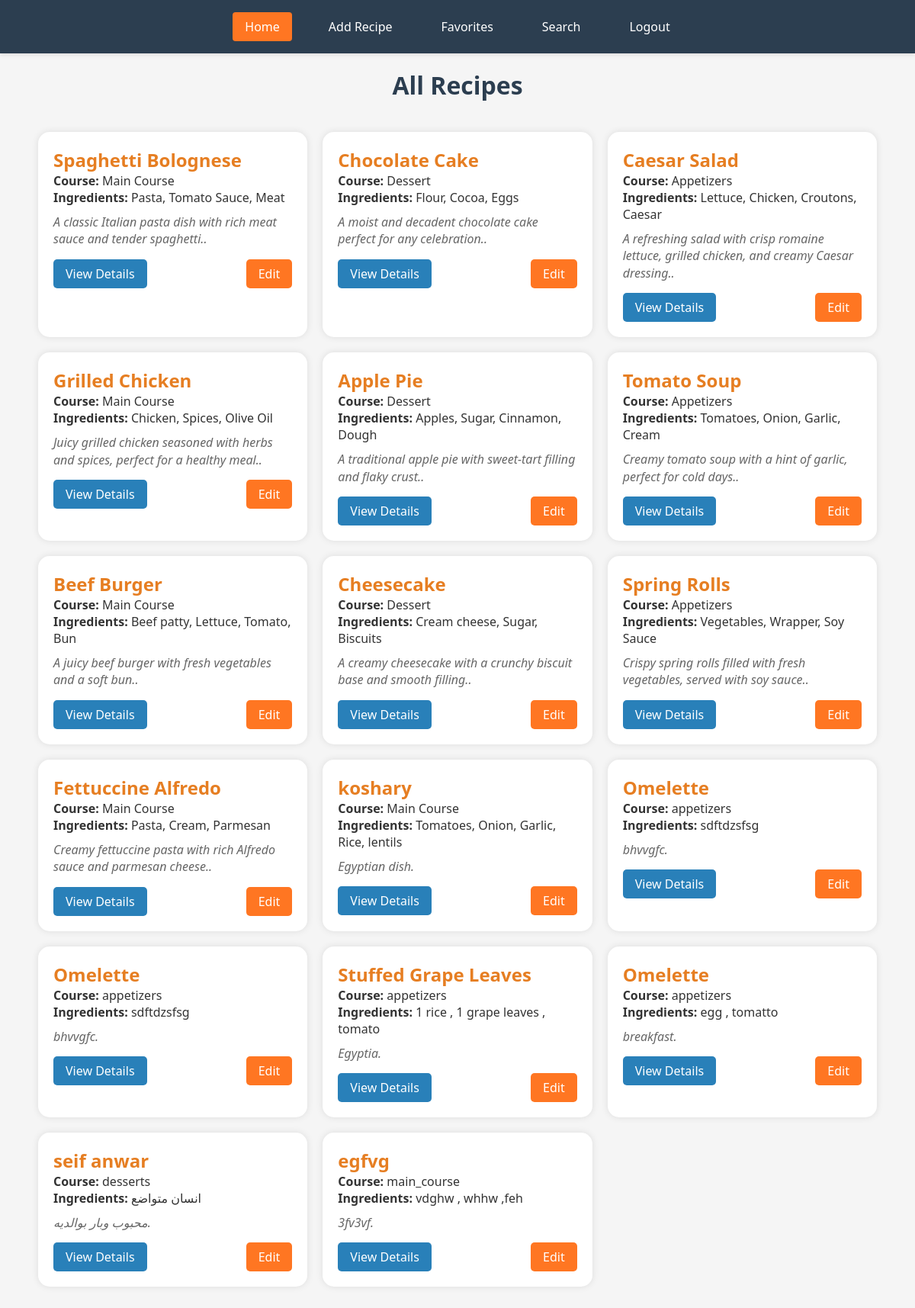
Before: / (signed in) with the older database file.
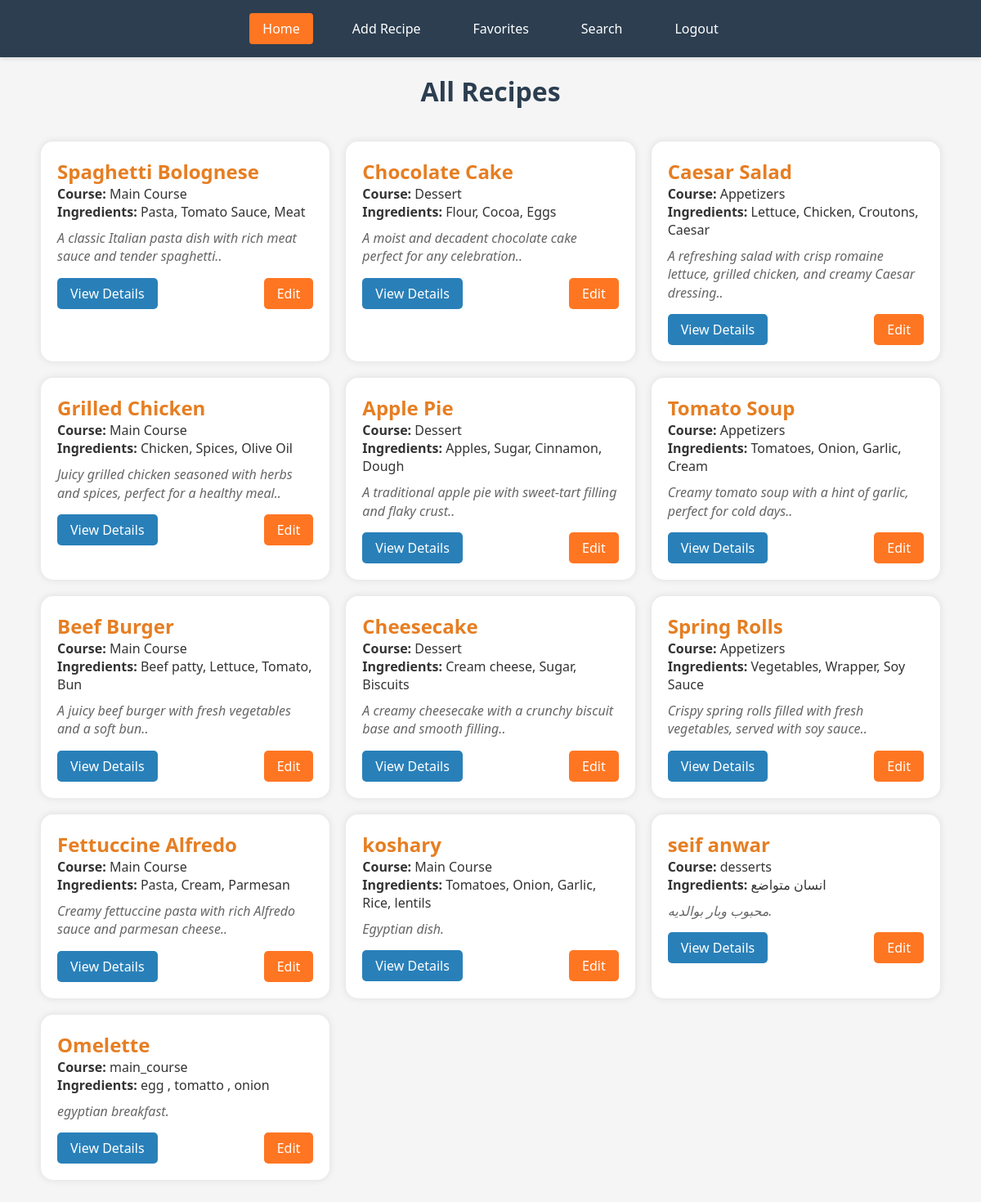
After: the same page with the newer database file.
### products/models.py (models this page shows, shortened)
class recipes(models.Model):
    name = models.CharField(max_length=60)
    course = models.CharField(max_length=40)
    descripition = models.TextField()
    Ingredients = models.CharField(max_length=100)
    isfav = models.BooleanField(default=False)

### products/views.py (the view)
# urls.py: path('',views.recipe_list,name = 'recipe_list'),
@login_required(login_url='login')
def recipe_list(request):
    recipes_list = recipes.objects.all()
    return render(request, 'pages/recipe_list.html', {
        'key': recipes_list,
        'user': request.user
    })

### templates/pages/recipe_list.html (shortened to what this page needs)
<!DOCTYPE html>
<html lang="en">
<head>
    {% load static %}
    <link rel="stylesheet" href="{% static 'css/recipe_list.css' %}">
</head>
<body>
    <header>
      <nav>
        <div class="nav-links">
          <a href="{% url 'recipe_list' %}" class="active">Home</a>
          {% if user.is_staff %}
          <a href="{% url 'AddRecipe' %}">Add Recipe</a>
          {%endif%}
          <a href="{% url 'favorites' %}">Favorites</a>
          <a href="{% url 'search' %}">Search</a>
          <a href="{% url 'logout' %}">Logout</a>
        </div>
      </nav>
    </header>
{% block content %}
    <h1>All Recipes</h1>
    <div id="big-container" class="recipes-container">
      {% for x in key %}
      <div class="recipe-card">
        <h2>{{x.name}}</h2>
        <p><strong>Course:</strong> {{x.course}}</p>
        <p><strong>Ingredients:</strong> {{x.Ingredients}}</p>
        <p class="description">
          {{x.descripition}}.
        </p>
        <div class="card-actions">
          <a href="{% url 'RecipePage' x.id %}" class="details-btn">View Details</a>
          {% if user.is_staff %}
          <a href="{% url 'EditRecipe' x.id %}" class="edit-btn">Edit</a>
          {%endif%}
        </div>
      </div>
{% endfor %}
    </div>
{% endblock content %}
</body>
</html>

Changed rows visible on the page:
removed recipes: name "Omelette", course "appetizers", Ingredients "sdftdzsfsg", descripition "bhvvgfc"
removed recipes: name "Omelette", course "appetizers", Ingredients "sdftdzsfsg", descripition "bhvvgfc"
removed recipes: name "Stuffed Grape Leaves", course "appetizers", Ingredients "1 rice , 1 grape leaves , tomato", descripition "Egyptia"
removed recipes: name "Omelette", course "appetizers", Ingredients "egg , tomatto", descripition "breakfast"
removed recipes: name "egfvg", course "main_course", Ingredients "vdghw , whhw ,feh", descripition "3fv3vf"
added recipes: name "Omelette", course "main_course", Ingredients "egg , tomatto , onion", descripition "egyptian breakfast"
